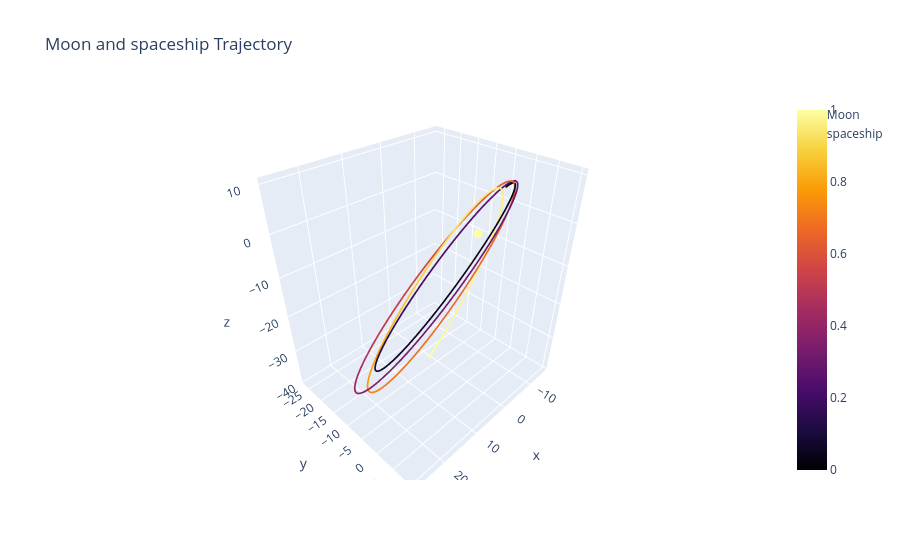

Write notebook code for a chart like this one.
### Code cell
Simulation.animate_static(sim.history)

### Figure 1 — Plotly figure (JSON) as saved in the notebook; plotly's stock layout.template omitted (floating-point values rounded to 4 significant figures; data arrays with more than 128 entries replaced by an {"elided": "..."} marker saying what was removed)
{"data": [{"marker": {"color": {"elided": "6000 float values"}, "colorscale": [[0, "#000004"], [0.1111, "#1b0c41"], [0.2222, "#4a0c6b"], [0.3333, "#781c6d"], [0.4444, "#a52c60"], [0.5556, "#cf4446"], [0.6667, "#ed6925"], [0.7778, "#fb9b06"], [0.8889, "#f7d13d"], [1, "#fcffa4"]], "showscale": false, "size": 5}, "mode": "markers", "name": "Moon", "type": "scatter3d", "x": {"elided": "6000 int values"}, "y": {"elided": "6000 int values"}, "z": {"elided": "6000 int values"}}, {"marker": {"color": {"elided": "6000 float values"}, "colorscale": [[0, "#000004"], [0.1111, "#1b0c41"], [0.2222, "#4a0c6b"], [0.3333, "#781c6d"], [0.4444, "#a52c60"], [0.5556, "#cf4446"], [0.6667, "#ed6925"], [0.7778, "#fb9b06"], [0.8889, "#f7d13d"], [1, "#fcffa4"]], "showscale": true, "size": 1}, "mode": "markers", "name": "spaceship", "type": "scatter3d", "x": {"elided": "6000 float values"}, "y": {"elided": "6000 float values"}, "z": {"elided": "6000 float values"}}], "layout": {"scene": {"aspectmode": "data"}, "title": {"text": "Moon and spaceship Trajectory"}}}
